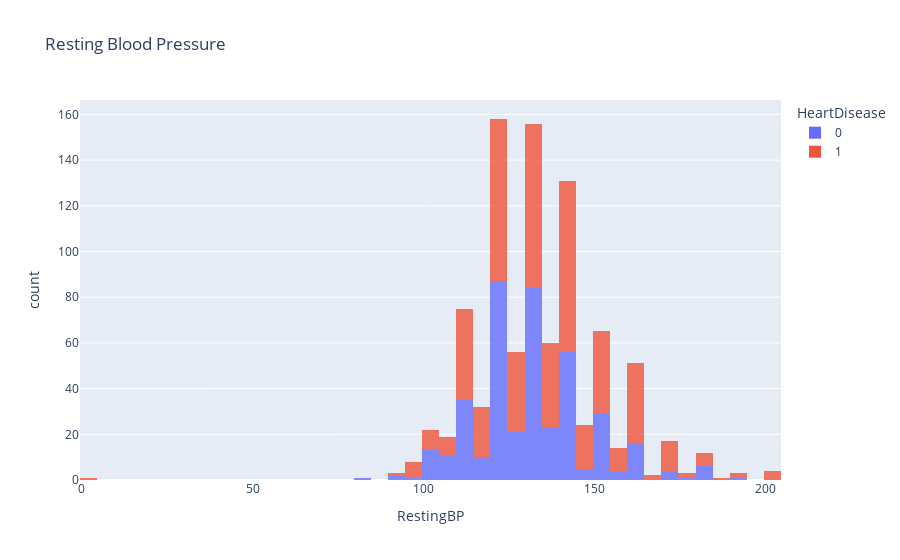

This figure's notebook cell:
### Markdown cell above
Patients with asymptomatic (ASY) chest pain seem be more prone to heart disease since ~79% of patient with ASY has heart disease.

---

### Code cell
fig = px.histogram(df, x='RestingBP', title='Resting Blood Pressure', color='HeartDisease', opacity=0.8)
fig.show()

### Figure 1 — Plotly figure (JSON) as saved in the notebook; plotly's stock layout.template omitted (floating-point values rounded to 4 significant figures; data arrays with more than 128 entries replaced by an {"elided": "..."} marker saying what was removed)
{"data": [{"alignmentgroup": "True", "bingroup": "x", "hovertemplate": "HeartDisease=0<br>RestingBP=%{x}<br>count=%{y}<extra></extra>", "legendgroup": "0", "marker": {"color": "#636efa", "opacity": 0.8, "pattern": {"shape": ""}}, "name": "0", "offsetgroup": "0", "orientation": "v", "showlegend": true, "type": "histogram", "x": {"elided": "410 int values"}, "xaxis": "x", "yaxis": "y"}, {"alignmentgroup": "True", "bingroup": "x", "hovertemplate": "HeartDisease=1<br>RestingBP=%{x}<br>count=%{y}<extra></extra>", "legendgroup": "1", "marker": {"color": "#EF553B", "opacity": 0.8, "pattern": {"shape": ""}}, "name": "1", "offsetgroup": "1", "orientation": "v", "showlegend": true, "type": "histogram", "x": {"elided": "508 int values"}, "xaxis": "x", "yaxis": "y"}], "layout": {"barmode": "relative", "legend": {"title": {"text": "HeartDisease"}, "tracegroupgap": 0}, "title": {"text": "Resting Blood Pressure"}, "xaxis": {"anchor": "y", "domain": [0, 1], "title": {"text": "RestingBP"}}, "yaxis": {"anchor": "x", "domain": [0, 1], "title": {"text": "count"}}}}
